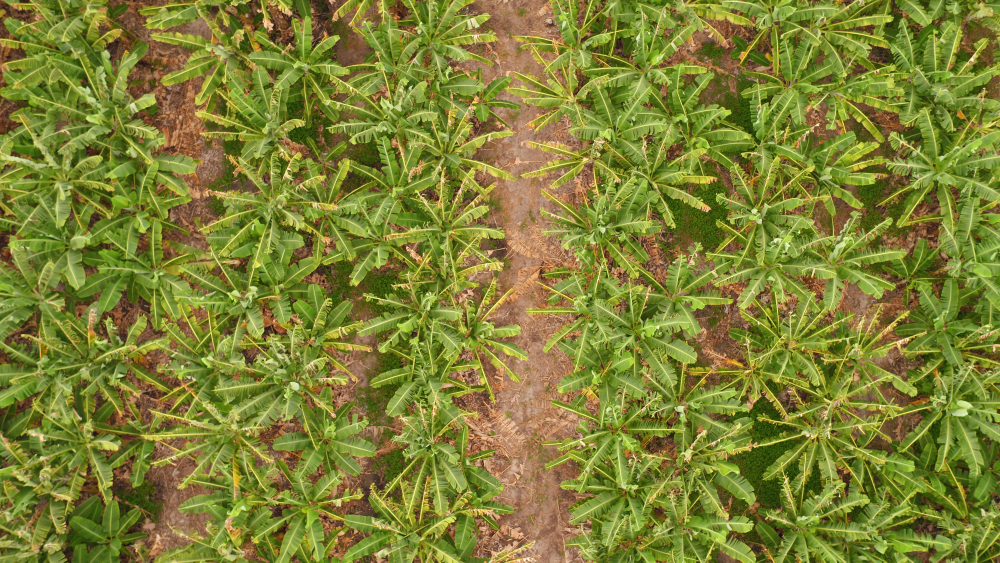
#> input picture estracao-informacao-imagens/img/entrada/plantacao-de-bananeira-png-1.JPG, 4000 x 2250 px, found by its file name (shown at 1/4 size)
$ python italla.py
#> lines starting #> are read from the running program, lines starting #| are printed output that depends on the picture

import cv2 as cv
import matplotlib.pyplot as plt
import numpy as np

img = cv.imread('img/entrada/plantacao-de-bananeira-png-1.jpg')
#> img is the input picture: shape (2250, 4000, 3); mean B, G, R 52.5, 128.8, 126.4
rows, cols, ch = img.shape
#> rows = 2250; cols = 4000; ch = 3
pts1 = np.float32([[56, 65], [368, 52], [28, 387], [389, 390]])
pts2 = np.float32([[0, 0], [300, 0], [0, 300], [300, 300]])
M = cv.getPerspectiveTransform(pts1, pts2)
dst = cv.warpPerspective(img, M, (190, 190))
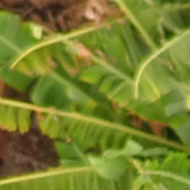
#> dst: shape (190, 190, 3); mean B, G, R 45.1, 127.9, 119.6
plt.subplot(121), plt.imshow(img), plt.title('Input')
plt.subplot(122), plt.imshow(dst), plt.title('Output')
cv.imshow("img original",img)
plt.show()
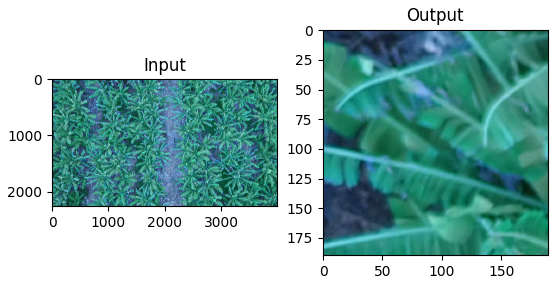
#> figure drawn by matplotlib, 2 panels; B, G, R data is drawn as R, G, B

$ run again, with estracao-informacao-imagens/img/entrada/plantacao-de-bananeira-png-2.JPG copied over estracao-informacao-imagens/img/entrada/plantacao-de-bananeira-png-1.JPG
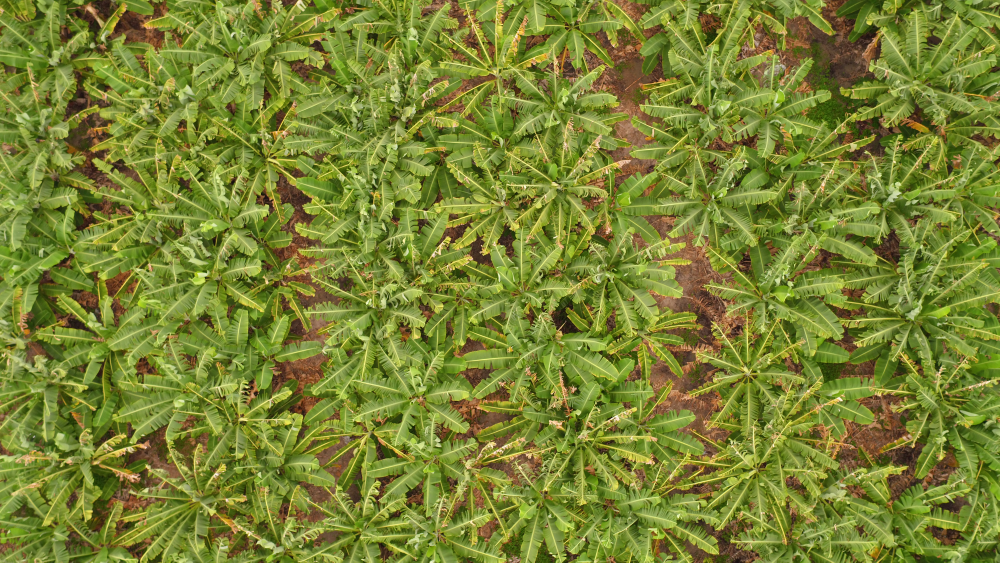
#> input picture estracao-informacao-imagens/img/entrada/plantacao-de-bananeira-png-2.JPG, 4000 x 2250 px, found by its file name (shown at 1/4 size)
#> img is the input picture: shape (2250, 4000, 3); mean B, G, R 50.8, 130.9, 121.1
#> `dst = cv.warpPerspective(img, M, (190, 190))`:
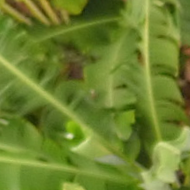
#> dst: shape (190, 190, 3); mean B, G, R 46.5, 129, 109
#> `plt.show()`:
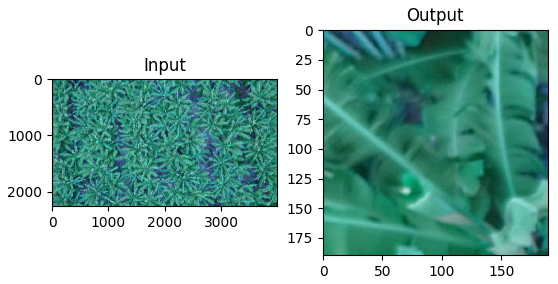
#> figure drawn by matplotlib, 2 panels; B, G, R data is drawn as R, G, B

$ run again, with estracao-informacao-imagens/img/entrada/plantacao-de-bananeira-png-4.jpg copied over estracao-informacao-imagens/img/entrada/plantacao-de-bananeira-png-1.JPG
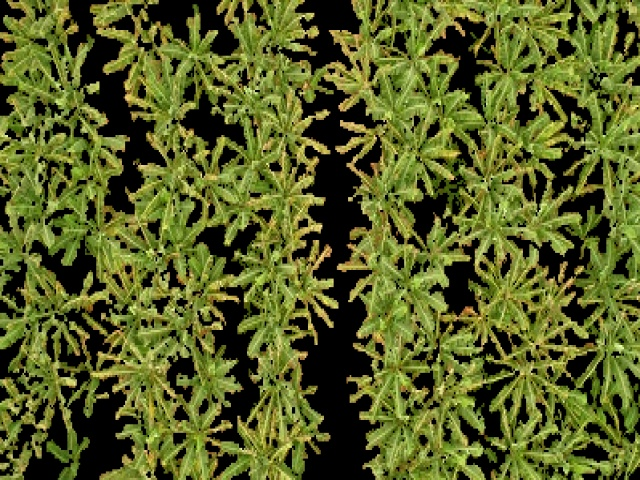
#> input picture estracao-informacao-imagens/img/entrada/plantacao-de-bananeira-png-4.jpg, 640 x 480 px, found by its file name
#> img is the input picture: shape (480, 640, 3); mean B, G, R 38.2, 96.8, 89
#> `dst = cv.warpPerspective(img, M, (190, 190))`:
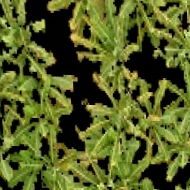
#> dst: shape (190, 190, 3); mean B, G, R 37.6, 96.1, 87.3
#> `plt.show()`:
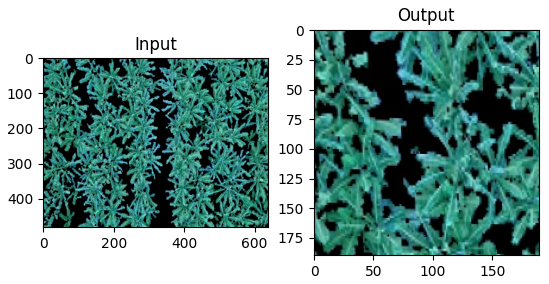
#> figure drawn by matplotlib, 2 panels; B, G, R data is drawn as R, G, B
